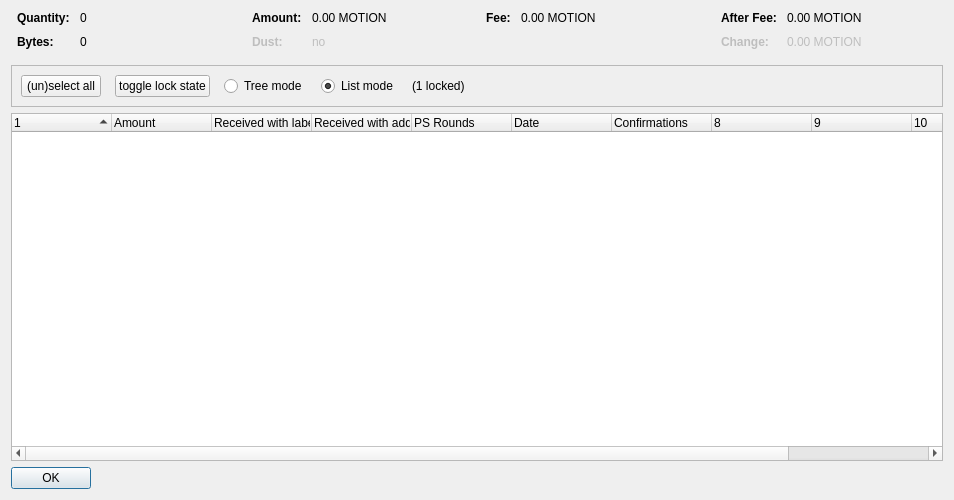
<?xml version="1.0" encoding="UTF-8"?>
<ui version="4.0">
 <class>CoinControlDialog</class>
 <widget class="QDialog" name="CoinControlDialog">
  <property name="geometry">
   <rect>
    <x>0</x>
    <y>0</y>
    <width>954</width>
    <height>500</height>
   </rect>
  </property>
  <property name="windowTitle">
   <string>Coin Selection</string>
  </property>
  <layout class="QVBoxLayout" name="verticalLayout">
   <item>
    <layout class="QHBoxLayout" name="horizontalLayoutTop" stretch="0,0,0,0">
     <property name="topMargin">
      <number>0</number>
     </property>
     <property name="bottomMargin">
      <number>10</number>
     </property>
     <item>
      <layout class="QFormLayout" name="formLayoutCoinControl1">
       <property name="horizontalSpacing">
        <number>10</number>
       </property>
       <property name="verticalSpacing">
        <number>10</number>
       </property>
       <property name="leftMargin">
        <number>6</number>
       </property>
       <property name="rightMargin">
        <number>6</number>
       </property>
       <item row="0" column="0">
        <widget class="QLabel" name="labelCoinControlQuantityText">
         <property name="font">
          <font>
           <weight>75</weight>
           <bold>true</bold>
          </font>
         </property>
         <property name="text">
          <string>Quantity:</string>
         </property>
        </widget>
       </item>
       <item row="0" column="1">
        <widget class="QLabel" name="labelCoinControlQuantity">
         <property name="cursor">
          <cursorShape>IBeamCursor</cursorShape>
         </property>
         <property name="contextMenuPolicy">
          <enum>Qt::ActionsContextMenu</enum>
         </property>
         <property name="text">
          <string notr="true">0</string>
         </property>
         <property name="textInteractionFlags">
          <set>Qt::LinksAccessibleByMouse|Qt::TextSelectableByKeyboard|Qt::TextSelectableByMouse</set>
         </property>
        </widget>
       </item>
       <item row="1" column="0">
        <widget class="QLabel" name="labelCoinControlBytesText">
         <property name="font">
          <font>
           <weight>75</weight>
           <bold>true</bold>
          </font>
         </property>
         <property name="text">
          <string>Bytes:</string>
         </property>
        </widget>
       </item>
       <item row="1" column="1">
        <widget class="QLabel" name="labelCoinControlBytes">
         <property name="cursor">
          <cursorShape>IBeamCursor</cursorShape>
         </property>
         <property name="contextMenuPolicy">
          <enum>Qt::ActionsContextMenu</enum>
         </property>
         <property name="text">
          <string notr="true">0</string>
         </property>
         <property name="textInteractionFlags">
          <set>Qt::LinksAccessibleByMouse|Qt::TextSelectableByKeyboard|Qt::TextSelectableByMouse</set>
         </property>
        </widget>
       </item>
      </layout>
     </item>
     <item>
      <layout class="QFormLayout" name="formLayoutCoinControl2">
       <property name="horizontalSpacing">
        <number>10</number>
       </property>
       <property name="verticalSpacing">
        <number>10</number>
       </property>
       <property name="leftMargin">
        <number>6</number>
       </property>
       <property name="rightMargin">
        <number>6</number>
       </property>
       <item row="0" column="0">
        <widget class="QLabel" name="labelCoinControlAmountText">
         <property name="font">
          <font>
           <weight>75</weight>
           <bold>true</bold>
          </font>
         </property>
         <property name="text">
          <string>Amount:</string>
         </property>
        </widget>
       </item>
       <item row="0" column="1">
        <widget class="QLabel" name="labelCoinControlAmount">
         <property name="cursor">
          <cursorShape>IBeamCursor</cursorShape>
         </property>
         <property name="contextMenuPolicy">
          <enum>Qt::ActionsContextMenu</enum>
         </property>
         <property name="text">
          <string notr="true">0.00 MOTION</string>
         </property>
         <property name="textInteractionFlags">
          <set>Qt::LinksAccessibleByMouse|Qt::TextSelectableByKeyboard|Qt::TextSelectableByMouse</set>
         </property>
        </widget>
       </item>
       <item row="1" column="0">
        <widget class="QLabel" name="labelCoinControlLowOutputText">
         <property name="enabled">
          <bool>false</bool>
         </property>
         <property name="font">
          <font>
           <weight>75</weight>
           <bold>true</bold>
          </font>
         </property>
         <property name="text">
          <string>Dust:</string>
         </property>
        </widget>
       </item>
       <item row="1" column="1">
        <widget class="QLabel" name="labelCoinControlLowOutput">
         <property name="enabled">
          <bool>false</bool>
         </property>
         <property name="cursor">
          <cursorShape>IBeamCursor</cursorShape>
         </property>
         <property name="contextMenuPolicy">
          <enum>Qt::ActionsContextMenu</enum>
         </property>
         <property name="text">
          <string notr="true">no</string>
         </property>
         <property name="textInteractionFlags">
          <set>Qt::LinksAccessibleByMouse|Qt::TextSelectableByKeyboard|Qt::TextSelectableByMouse</set>
         </property>
        </widget>
       </item>
      </layout>
     </item>
     <item>
      <layout class="QFormLayout" name="formLayoutCoinControl3">
       <property name="horizontalSpacing">
        <number>10</number>
       </property>
       <property name="verticalSpacing">
        <number>10</number>
       </property>
       <property name="leftMargin">
        <number>6</number>
       </property>
       <property name="rightMargin">
        <number>6</number>
       </property>
       <item row="0" column="0">
        <widget class="QLabel" name="labelCoinControlFeeText">
         <property name="font">
          <font>
           <weight>75</weight>
           <bold>true</bold>
          </font>
         </property>
         <property name="text">
          <string>Fee:</string>
         </property>
        </widget>
       </item>
       <item row="0" column="1">
        <widget class="QLabel" name="labelCoinControlFee">
         <property name="cursor">
          <cursorShape>IBeamCursor</cursorShape>
         </property>
         <property name="contextMenuPolicy">
          <enum>Qt::ActionsContextMenu</enum>
         </property>
         <property name="text">
          <string notr="true">0.00 MOTION</string>
         </property>
         <property name="textInteractionFlags">
          <set>Qt::LinksAccessibleByMouse|Qt::TextSelectableByKeyboard|Qt::TextSelectableByMouse</set>
         </property>
        </widget>
       </item>
      </layout>
     </item>
     <item>
      <layout class="QFormLayout" name="formLayoutCoinControl4">
       <property name="horizontalSpacing">
        <number>10</number>
       </property>
       <property name="verticalSpacing">
        <number>10</number>
       </property>
       <property name="leftMargin">
        <number>6</number>
       </property>
       <property name="rightMargin">
        <number>6</number>
       </property>
       <item row="0" column="0">
        <widget class="QLabel" name="labelCoinControlAfterFeeText">
         <property name="font">
          <font>
           <weight>75</weight>
           <bold>true</bold>
          </font>
         </property>
         <property name="text">
          <string>After Fee:</string>
         </property>
        </widget>
       </item>
       <item row="0" column="1">
        <widget class="QLabel" name="labelCoinControlAfterFee">
         <property name="cursor">
          <cursorShape>IBeamCursor</cursorShape>
         </property>
         <property name="contextMenuPolicy">
          <enum>Qt::ActionsContextMenu</enum>
         </property>
         <property name="text">
          <string notr="true">0.00 MOTION</string>
         </property>
         <property name="textInteractionFlags">
          <set>Qt::LinksAccessibleByMouse|Qt::TextSelectableByKeyboard|Qt::TextSelectableByMouse</set>
         </property>
        </widget>
       </item>
       <item row="1" column="0">
        <widget class="QLabel" name="labelCoinControlChangeText">
         <property name="enabled">
          <bool>false</bool>
         </property>
         <property name="font">
          <font>
           <weight>75</weight>
           <bold>true</bold>
          </font>
         </property>
         <property name="text">
          <string>Change:</string>
         </property>
        </widget>
       </item>
       <item row="1" column="1">
        <widget class="QLabel" name="labelCoinControlChange">
         <property name="enabled">
          <bool>false</bool>
         </property>
         <property name="cursor">
          <cursorShape>IBeamCursor</cursorShape>
         </property>
         <property name="contextMenuPolicy">
          <enum>Qt::ActionsContextMenu</enum>
         </property>
         <property name="text">
          <string notr="true">0.00 MOTION</string>
         </property>
         <property name="textInteractionFlags">
          <set>Qt::LinksAccessibleByMouse|Qt::TextSelectableByKeyboard|Qt::TextSelectableByMouse</set>
         </property>
        </widget>
       </item>
      </layout>
     </item>
    </layout>
   </item>
   <item>
    <widget class="QFrame" name="frame">
     <property name="minimumSize">
      <size>
       <width>0</width>
       <height>40</height>
      </size>
     </property>
     <property name="frameShape">
      <enum>QFrame::StyledPanel</enum>
     </property>
     <property name="frameShadow">
      <enum>QFrame::Sunken</enum>
     </property>
     <layout class="QHBoxLayout" name="horizontalLayout">
      <item>
       <layout class="QHBoxLayout" name="horizontalLayoutPanel" stretch="0,0,0,0,0,0">
        <property name="spacing">
         <number>14</number>
        </property>
        <item>
         <widget class="QPushButton" name="pushButtonSelectAll">
          <property name="sizePolicy">
           <sizepolicy hsizetype="Maximum" vsizetype="Fixed">
            <horstretch>0</horstretch>
            <verstretch>0</verstretch>
           </sizepolicy>
          </property>
          <property name="text">
           <string>(un)select all</string>
          </property>
          <property name="autoDefault">
           <bool>false</bool>
          </property>
         </widget>
        </item>
        <item>
         <widget class="QPushButton" name="pushButtonToggleLock">
          <property name="sizePolicy">
           <sizepolicy hsizetype="Maximum" vsizetype="Fixed">
            <horstretch>0</horstretch>
            <verstretch>0</verstretch>
           </sizepolicy>
          </property>
          <property name="text">
           <string>toggle lock state</string>
          </property>
          <property name="autoDefault">
           <bool>false</bool>
          </property>
         </widget>
        </item>
        <item>
         <widget class="QRadioButton" name="radioTreeMode">
          <property name="sizePolicy">
           <sizepolicy hsizetype="Maximum" vsizetype="Fixed">
            <horstretch>0</horstretch>
            <verstretch>0</verstretch>
           </sizepolicy>
          </property>
          <property name="text">
           <string>Tree mode</string>
          </property>
         </widget>
        </item>
        <item>
         <widget class="QRadioButton" name="radioListMode">
          <property name="sizePolicy">
           <sizepolicy hsizetype="Maximum" vsizetype="Fixed">
            <horstretch>0</horstretch>
            <verstretch>0</verstretch>
           </sizepolicy>
          </property>
          <property name="text">
           <string>List mode</string>
          </property>
          <property name="checked">
           <bool>true</bool>
          </property>
         </widget>
        </item>
        <item>
         <widget class="QLabel" name="labelLocked">
          <property name="text">
           <string>(1 locked)</string>
          </property>
         </widget>
        </item>
        <item>
         <spacer name="horizontalSpacer">
          <property name="orientation">
           <enum>Qt::Horizontal</enum>
          </property>
          <property name="sizeHint" stdset="0">
           <size>
            <width>40</width>
            <height>20</height>
           </size>
          </property>
         </spacer>
        </item>
       </layout>
      </item>
     </layout>
    </widget>
   </item>
   <item>
    <widget class="CoinControlTreeWidget" name="treeWidget">
     <property name="contextMenuPolicy">
      <enum>Qt::CustomContextMenu</enum>
     </property>
     <property name="sortingEnabled">
      <bool>false</bool>
     </property>
     <property name="columnCount">
      <number>11</number>
     </property>
     <attribute name="headerShowSortIndicator" stdset="0">
      <bool>true</bool>
     </attribute>
     <attribute name="headerStretchLastSection">
      <bool>false</bool>
     </attribute>
     <column>
      <property name="text">
       <string/>
      </property>
     </column>
     <column>
      <property name="text">
       <string>Amount</string>
      </property>
     </column>
     <column>
      <property name="text">
       <string>Received with label</string>
      </property>
     </column>
     <column>
      <property name="text">
       <string>Received with address</string>
      </property>
     </column>
     <column>
      <property name="text">
       <string>PS Rounds</string>
      </property>
     </column>
     <column>
      <property name="text">
       <string>Date</string>
      </property>
     </column>
     <column>
      <property name="text">
       <string>Confirmations</string>
      </property>
      <property name="toolTip">
       <string>Confirmed</string>
      </property>
     </column>
     <column>
      <property name="text">
       <string/>
      </property>
     </column>
     <column>
      <property name="text">
       <string/>
      </property>
     </column>
     <column>
      <property name="text">
       <string/>
      </property>
     </column>
     <column>
      <property name="text">
       <string/>
      </property>
     </column>
    </widget>
   </item>
   <item>
    <widget class="QDialogButtonBox" name="buttonBox">
     <property name="sizePolicy">
      <sizepolicy hsizetype="Maximum" vsizetype="Fixed">
       <horstretch>0</horstretch>
       <verstretch>0</verstretch>
      </sizepolicy>
     </property>
     <property name="orientation">
      <enum>Qt::Horizontal</enum>
     </property>
     <property name="standardButtons">
      <set>QDialogButtonBox::Ok</set>
     </property>
    </widget>
   </item>
  </layout>
 </widget>
 <customwidgets>
  <customwidget>
   <class>CoinControlTreeWidget</class>
   <extends>QTreeWidget</extends>
   <header>coincontroltreewidget.h</header>
  </customwidget>
 </customwidgets>
 <resources/>
 <connections/>
</ui>
